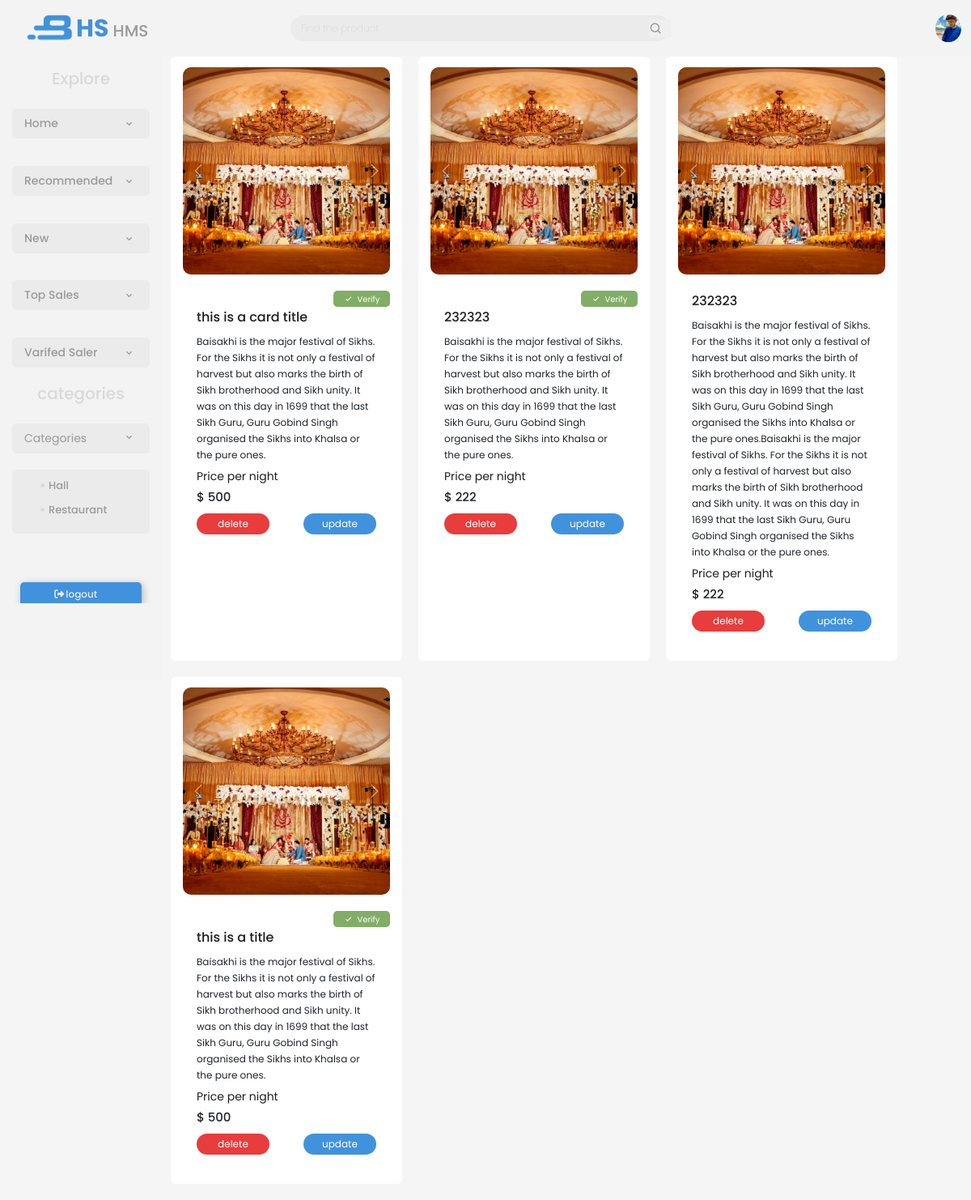
The page /user_upload_reg.php (signed in) on the database its author committed.
### tables this page shows
CREATE TABLE `registeration` (
  `regi_id` int(11) NOT NULL,
  `reg_user_id` int(11) NOT NULL,
  `reg_user_name` varchar(233) NOT NULL,
  `reg_title` varchar(222) NOT NULL,
  `reg_cat` varchar(222) NOT NULL,
  `reg_phone` varchar(222) NOT NULL,
  `reg_address` varchar(222) NOT NULL,
  `reg_price` varchar(222) NOT NULL,
  `reg_range` varchar(222) NOT NULL,
  `reg_desc` varchar(5000) NOT NULL,
  `reg_img_1` varchar(222) NOT NULL,
  `reg_img_2` varchar(222) NOT NULL,
  `reg_img_3` varchar(222) NOT NULL,
  `reg_publish_date` datetime NOT NULL DEFAULT current_timestamp(),
  `reg_status` varchar(222) NOT NULL
);

### user_upload_reg.php (the view, shortened to what this page needs)
<?php
require './php/config.php';
?>
<!DOCTYPE html>
<html lang="en">
<head>
    <link rel="stylesheet" href="https://cdnjs.cloudflare.com/ajax/libs/font-awesome/6.4.0/css/all.min.css">
    <link href='https://unpkg.com/boxicons@2.1.4/css/boxicons.min.css' rel='stylesheet'>
    <link href="https://cdn.jsdelivr.net/npm/bootstrap@5.2.0-beta1/dist/css/bootstrap.min.css" rel="stylesheet" />
</head>
<body>
   <?php require './component/_header.php';
    $is_result = 0;
   ?>
     <div class="main">
<?php
if($is_result != 1){
    $queryQ = "SELECT * FROM `registeration` ";
}
if(isset($_SESSION['user_id'])){
    $user_id = $_SESSION['user_id'];
  $queryQ = "SELECT * FROM `registeration` WHERE  `reg_user_id`= $user_id";
 }
$result = mysqli_query($conn,$queryQ);
if(mysqli_num_rows($result) > 0)
{
    while($fetch_reg = mysqli_fetch_assoc($result)){
        $i+=1;
?>
            <div class="first-col">
            <div class="card-1 card-id">
                <div id="<?="carouselExampleFade1".$i?>" class="<?=" slide carousel-fade slid carousel carousel-".$i?>">
                    <div class="carousel-inner slid-inner">
                    <div class="carousel-item slid-img active">
                        <img src="./register_image/<?=$fetch_reg['reg_img_1']?>" class="d-block w-100" alt="<?=$fetch_reg['reg_img_1']?>">
                    </div>
                    </div>
                    <button class="carousel-control-prev" type="button" data-bs-target="<?=".carousel-".$i?>" data-bs-slide="prev">
                    <span class="carousel-control-prev-icon" aria-hidden="true"></span>
                    </button>
                    <button class="carousel-control-next" type="button" data-bs-target="<?=".carousel-".$i?>" data-bs-slide="next">
                    <span class="carousel-control-next-icon" aria-hidden="true"></span>
                    </button>
                    </div>
                <div class="info">
                    <?php
                    if($fetch_reg['reg_status'] !=''){
                        echo ' <div class="verify-btn"><button><i class="bx bx-check check"></i> Verify</button></div>';
                    }
                    ?>
                <div class="title-box"><h2><?=$fetch_reg['reg_title'];?></h2></div>
                <div class="description"><?=$fetch_reg['reg_desc'] ?></div>
                <div class="text"> Price per night</div>
                <div class="price"><h4><?=$fetch_reg['reg_price'];?></h4></div>
                <div class="rating"><a class="delete_btn" href="user_del_card.php?delete_id=<?php echo $fetch_reg['regi_id']?>&page_url=user_upload_reg.php"><button class="delete">delete</button></a><a href=""><button class="update">update</button></a></div>
                </div>
            </div>
                <?php
if($userLogin){
                ?>
        </div>
        <?php
}
    }}?>
         </div>
   <?php require './component/_sideBar.php'?>
</body>
</html>

### component/_header.php (shortened to what this page needs)
<?php
   if (isset($_SESSION['user_id'])) {
       $userLogin = true;
   } else {
       $userLogin = false;
   }
   ?>
<header class="header">
    <div class="topNav">
        <div class="navBar">
            <div class="compantName">
                <a id="logo_ancor" href="index.php">
                    <img id="logo_img" src="./img/HFS-LOGO2.png" alt="...">
                    <h2><span>HS</span> HMS</h2>
                </a>
            </div>
            <form method="POST" action="" id="search_form">
                <div class="searchBar">
                    <input type="text" spellcheck="false" placeholder="Find the product" name="search_bar">
                    <button type="submit" name="submit_me" style="border: none;"> <i class='bx bx-search'></i></button>
                </div>
            </form>
            <?php
               if ($userLogin && $_SESSION['user_position'] == 2) {
                   echo '<div class="profile">
                   <img class="profile-img" src="./user_images/' . $_SESSION['user_image'] . '" alt="">
               </div>
               <div class="profile-satting profile-satting-hide" style="margin-top: 25rem;">
                   <div class="profile-name">
                       <a href="#"><i class="bx bxs-user"></i>
                           ' . $_SESSION['user_name'] . ' ' . $_SESSION['user_lname'] . '
                       </a>
                   </div>
                   <div class="profile-name">
                       <a href="#"><i class="bx bxs-edit"></i>
                           Edit Profile
                       </a>
                   </div>
                    <div class="profile-name">
                       <a href="hallOrRest_reg.php"><i class="bx bx-list-ul"></i>
                          become a seller
                       </a>
                   </div>
                   <div class="profile-name">
                       <a href="reg_seller.php"><i class="bx bx-list-ul"></i>
                         seller varification
                       </a>
                   </div>
                   <div class="profile-name">
                       <a href="user_upload_reg.php"><i class="fa-solid fa-chart-simple"></i>
                           my Sells
                       </a>
                   </div>
                   <p class="line"></p>
                   <div class="log-out">
                       <a class="logout" href="logout.php"><i class="bx bx-log-out"></i>
                           Log out
                       </a>
                   </div>
               </div>';
               }
               ?>
        </div>
    </div>
</header>

### component/_sideBar.php (shortened to what this page needs)
 <div class="sideBar">
        <div class="sideBar_inner">
            <div class="side_links_container">
                <div class="side_head">
                    <h2>Explore</h2>
                </div>
                <ul class="sideUl">
                    <li id="home" class="sideLi "><a class="sideLinks " href="index.php">home <i class='bx bx-chevron-down'></i></a>
                    </li>
                    <li id="recommented" class="sideLi"><a class="sideLinks" href="recommented.php">recommended<i class='bx bx-chevron-down'></i></a>
                    </li>
                    <li id="new" class="sideLi"><a class="sideLinks" href="new.php">new <i class='bx bx-chevron-down'></i></a></li>
                    <li class="sideLi"><a class="sideLinks" href="#">top sales <i class='bx bx-chevron-down'></i></a>
                    </li>
                    <li class="sideLi"><a class="sideLinks" href="#">varifed saler <i
                                class='bx bx-chevron-down'></i></a></li>
                </ul>
            </div>
            <div class="side_links_container">
                <div class="side_head mt-2rem">
                    <h2>categories</h2>
                </div>
                <div class="side_select_cot_cont">
                    <i class='bx bx-chevron-down'></i>
                    <select name="" id="categories" class="side_categories_link">
                        <option value="" selected >categories</option>
                    </select>
                    <div class="cat_conatiner">
                        <ul>
                            <li class="cat_li"><span class="categories_icon "></span>hall</li>
                            <li class="cat_li"><span class="categories_icon "></span>restaurant</li>
                        </ul>
                    </div>
                </div>
            </div>
            <div class="silder-btn">
                <?php
if($userLogin){
echo '
    <a href="logout.php"><a href="logout.php" class="nav-btn"><button type="button"><a href="logout.php" class="link-text"><i class="fa-solid fa-right-from-bracket"></i>logout</a><a
                                href="logout.php"><i class="fa-solid fa-arrow-right "></i></a></button></a></a>
    ';
}
                ?>
            </div>
        </div>
    </div>

### color.css (style rules this page uses)
:root { --body_color:#F6F6F6; --primary_color: #4192DC; --text_color:#9A9A9A; --light_black:rgba(0, 0, 0, 0.774); --light_grey:#D9D9D9; --light_white:#EBEBEB; --nav_color:#F3F3F3; }

### user_upload_reg.php (style rules this page uses)
.delete { background-color: rgba(231, 41, 41, 0.911) !important; }
.d-block { height: 40% !important; }

### component/_header.php (style rules this page uses)
#search_form { background-color: transparent; margin: 0; padding: 0; width: inherit; }
.compantName { width: 20rem; }
.compantName h2 { margin-left: 0.2rem; margin-top: 0.6rem; }
#logo_img { width: 6rem !important; }
#logo_ancor { display: flex; align-items: center; }

### rows shown on the page
registeration: reg_img_1 (picture), reg_status "Verify", reg_title "this is a card title", reg_desc "Baisakhi is the major festival of Sikhs. For the Sikhs it is not only a festival of harvest but also marks the birth of Sikh brotherhood and Sikh unity. It was on this day in 1699 that the last Sikh Guru, Guru Gobind Singh organised the Sikhs into Khalsa or the pure ones.", reg_price "$ 500"
registeration: reg_img_1 (picture), reg_status "Verify", reg_title "232323", reg_desc "Baisakhi is the major festival of Sikhs. For the Sikhs it is not only a festival of harvest but also marks the birth of Sikh brotherhood and Sikh unity. It was on this day in 1699 that the last Sikh Guru, Guru Gobind Singh organised the Sikhs into Khalsa or the pure ones.", reg_price "$ 222"
registeration: reg_img_1 (picture), reg_title "232323", reg_desc "Baisakhi is the major festival of Sikhs. For the Sikhs it is not only a festival of harvest but also marks the birth of Sikh brotherhood and Sikh unity. It was on this day in 1699 that the last Sikh Guru, Guru Gobind Singh organised the Sikhs into Khalsa or the pure ones.Baisakhi is the major festival of Sikhs. For the Sikhs it is not only a festival of harvest but also marks the birth of Sikh brotherhood and Sikh unity. It was on this day in 1699 that the last Sikh Guru, Guru Gobind Singh organised the Sikhs into Khalsa or the pure ones.", reg_price "$ 222"
registeration: reg_img_1 (picture), reg_status "Verify", reg_title "this is a title", reg_desc "Baisakhi is the major festival of Sikhs. For the Sikhs it is not only a festival of harvest but also marks the birth of Sikh brotherhood and Sikh unity. It was on this day in 1699 that the last Sikh Guru, Guru Gobind Singh organised the Sikhs into Khalsa or the pure ones.", reg_price "$ 500"
